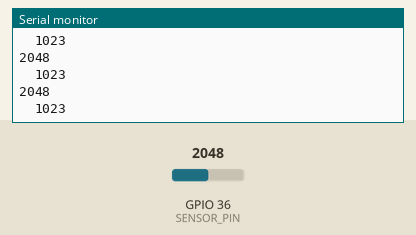
Recording of a sketch running on a simulated ESP32. Shown: the last lines printed to the serial monitor. The test bench sets the inputs (shaded band); at power-on: GPIO 36 (SENSOR_PIN) = 2048.

Above: at 1.2 s.
1.3 s: GPIO 36 (SENSOR_PIN) set to 2866
At 1.32 s:
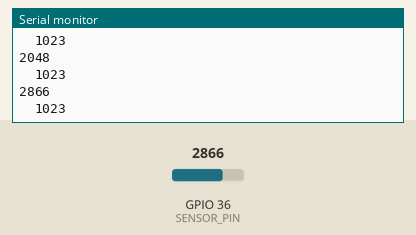
2.8 s: GPIO 36 (SENSOR_PIN) set to 3603
At 2.83 s:
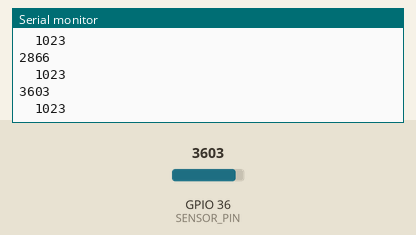
Timing chart, 0 to 5.8 s (numbered marks = the images above; inputs shaded):
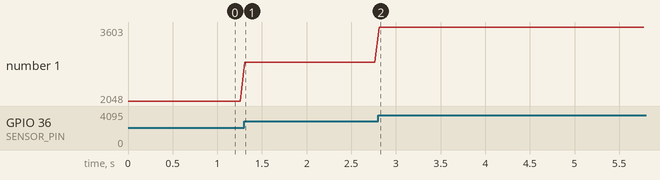

The sketch:

sensor_pwm.ino
```cpp
const int SENSOR_PIN = A0;
const int FULL_SCALE = 1023; // bruk 4095 på 12-bit ADC (f.eks. ESP32)

void setup() {
  Serial.begin(9600);
}

void loop() {
  int sensorValue = analogRead(SENSOR_PIN);
  Serial.println(sensorValue); // bare send råverdien
  Serial.print('\t');
  Serial.println(FULL_SCALE);
  delay(50);
}
```

Measured:
- after the input at 1.3 s, the serial monitor: prints a new line at once (image 1)
- after the input at 2.8 s, the serial monitor: prints a new line at once (image 2)
- plotted number 1: 2048 → 2866 after the input at 1.3 s, 2866 → 3603 after the input at 2.8 s
